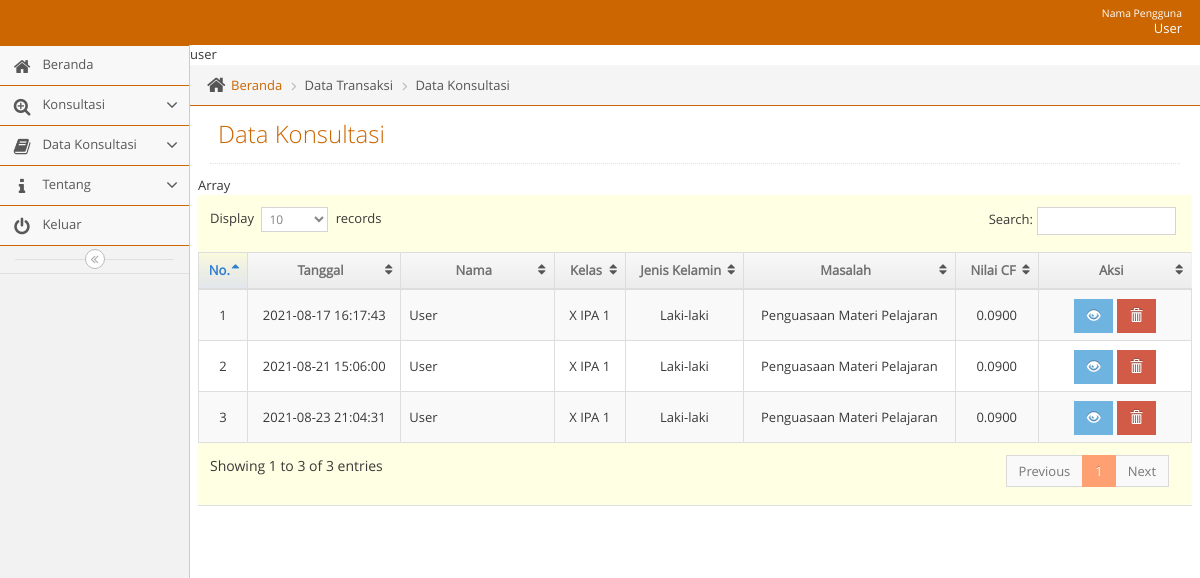
Screenshot of /admin/adminmainapp.php?unit=konsultasi_user&act=datagrid (signed in) with the database file from the repository.
### tables this page shows
CREATE TABLE `t_user` (
  `id_user` int(11) NOT NULL,
  `kode_user` varchar(11) NOT NULL,
  `nama_siswa` varchar(100) NOT NULL,
  `nama_pengguna` varchar(20) NOT NULL,
  `kata_sandi` varchar(20) NOT NULL
);

CREATE TABLE `t_hasil` (
  `kode_hasil` int(11) NOT NULL,
  `bidang_masalah` text NOT NULL,
  `item_masalah` text NOT NULL,
  `nilai_cf` varchar(16) NOT NULL,
  `tanggal` datetime NOT NULL,
  `hasil_id` varchar(11) NOT NULL,
  `kode_siswa` varchar(11) NOT NULL
);

CREATE TABLE `t_siswa` (
  `id_siswa` int(11) NOT NULL,
  `kode_siswa` varchar(11) NOT NULL,
  `nama_siswa` varchar(100) NOT NULL,
  `jenis_kelamin` enum('Laki-laki','Perempuan') NOT NULL,
  `kelas` varchar(10) NOT NULL
);

CREATE TABLE `t_bidang_masalah` (
  `id_bidang_masalah` int(11) NOT NULL,
  `kode_bidang_masalah` varchar(5) NOT NULL,
  `nama_bidang_masalah` varchar(100) NOT NULL,
  `detail_bidang_masalah` varchar(1000) NOT NULL,
  `layanan` varchar(1000) NOT NULL,
  `detail_layanan` varchar(1000) NOT NULL
);

### admin/unit/konsultasi_user.php (the view, shortened to what this page needs)
<?php
  echo($_SESSION['nama_siswa']);
  $act = $_GET['act'];
  switch($act){
    case "datagrid":
?>
<?php
include("../admin/leftbar.php");
?>
<div class="main-content">
  <div class="main-content-inner">
    <div class="breadcrumbs ace-save-state" id="breadcrumbs">
      <ul class="breadcrumb">
        <li>
          <i class="ace-icon fa fa-home home-icon"></i>
          <a href="adminmainapp.php?unit=dashboard">Beranda</a>
        </li>
        <li>Data Transaksi</li>
        <li>Data Konsultasi</li>
      </ul>
    </div>
    <div class="page-content">
      <div class="page-header">
        <h1>Data Konsultasi</h1>
      </div>
      <div class="row">
        <div class="col-xs-12">
          <div class="row">
            <div class="box box-primary">
              <div class="box-body table-responsive padding">
                <table id="datatable" class="table table-striped table-bordered table-hover">
                  <thead>
                    <tr>
                      <th style="text-align: center; width: 6%">No.</th>
                      <th style="text-align: center; width: 15%">Tanggal</th>
                      <th style="text-align: center; width: 15%">Nama</th>
                      <th style="text-align: center; width: 8%">Kelas</th>
                      <th style="text-align: center; width: 12%">Jenis Kelamin</th>
                      <th style="text-align: center; width: 20%">Masalah</th>
                      <th style="text-align: center; width: 9%">Nilai CF</th>
                      <th style="text-align: center; width: 15%">Aksi</th>
                    </tr>
                  </thead>
                  <tbody>
                    <?php
                    $siswa = $_SESSION['nama_siswa'];
                        $no=1;
                        $qdatagrid ="SELECT t_hasil.kode_hasil, t_hasil.tanggal, t_hasil.nilai_cf, t_hasil.hasil_id,
                                  t_bidang_masalah.kode_bidang_masalah, t_bidang_masalah.nama_bidang_masalah,
                                  t_siswa.kode_siswa, t_siswa.nama_siswa, t_siswa.kelas, t_siswa.jenis_kelamin
                                FROM t_hasil
                                JOIN t_bidang_masalah ON t_hasil.hasil_id = t_bidang_masalah.kode_bidang_masalah
                                JOIN t_siswa ON t_hasil.kode_siswa = t_siswa.kode_siswa
                                WHERE t_siswa.nama_siswa = '$siswa'";
                        $rdatagrid = mysqli_query($mysqli, $qdatagrid);
                        print_r($ddatagrid2);
                        while($ddatagrid=mysqli_fetch_assoc($rdatagrid)) {
                            echo "
                            <tr >
                              <td style= text-align:center;vertical-align:middle >$no</td>
                              <td style= text-align:center;vertical-align:middle>$ddatagrid[tanggal]</td>
                              <td style= text-align:left;vertical-align:middle>".ucwords("$ddatagrid[nama_siswa]")."</td>
                              <td style= text-align:center;vertical-align:middle>$ddatagrid[kelas]</td>
                              <td style= text-align:center;vertical-align:middle>$ddatagrid[jenis_kelamin]</td>
                              <td style= text-align:center;vertical-align:middle>$ddatagrid[nama_bidang_masalah]</td>
                              <td style= text-align:center;vertical-align:middle>$ddatagrid[nilai_cf]</td>
                              <td style=text-align:center;vertical-align:middle>
                                  <a href=?unit=konsultasi_unit&act=detail&kode_hasil=$ddatagrid[kode_hasil] class='btn btn-sm btn-info glyphicon glyphicon-eye-open'></a>
                                  <a href=# class='btn btn-sm btn-danger glyphicon glyphicon-trash' onclick='confirm($ddatagrid[kode_hasil])'></a>
                              </td>
                            </tr>
                            ";
                            $no++;
                          }
                      ?>
                  </tbody>
                </table>
              </div>
            </div>
          </div>
        </div>
      </div>
    </div>
  </div>
</div>
<?php
  include("../admin/footer.php");
?>
</body>
</html>
<?php
  break;
?>
<?php
}

### admin/navbar.php (shortened to what this page needs)
<body class="no-skin">
        <?php
        require_once '../lib/koneksi.php';
        if ($_SESSION['status'] == 'Admin') {
          $qupdate = "SELECT * FROM  t_admin WHERE nama_pengguna = '".$_SESSION['nm_pengguna']."'";
          $rupdate = mysqli_query($mysqli, $qupdate);
          $dupdate = mysqli_fetch_assoc($rupdate);
        }
        else {
          $qupdate = "SELECT * FROM  t_user WHERE nama_pengguna = '".$_SESSION['nm_pengguna']."'";
          $rupdate = mysqli_query($mysqli, $qupdate);
          $dupdate = mysqli_fetch_assoc($rupdate);
        }
        ?>
        <div id="navbar" class="navbar navbar-default ace-save-state" >
          <div class="navbar-container ace-save-state" id="navbar-container">
            <div class="navbar-buttons navbar-header pull-right" role="navigation">
              <ul class="nav ace-nav">
                <li class="light-blue dropdown-modal">
                  <a data-toggle="dropdown" href="#" class="dropdown-toggle" style>
                    <span class="user-info" style="text-align: right"><small>Nama Pengguna</small><?php echo ucwords($dupdate['nama_siswa']); ?></span>
                  </a>
                </li>
              </ul>
            </div>
        </div>
    </div>

### css/tentang/style.css (style rules this page uses)
html { font-family:sans-serif; -ms-text-size-adjust:100%; -webkit-text-size-adjust:100% }
body { margin:0 }
a { background-color:transparent }
h1 { font-size:2em; margin:.67em 0 }
small { font-size:80% }
table { border-collapse:collapse; border-spacing:0 }
td,th { padding:0 }
.border-box,article,body,code,dd,div,dl,dt,fieldset,footer,form,header,html,input[type=email],input[type=password],input[type=tel],input[type=text],input[type=url],li,main,ol,p,pre,section,textarea,ul { box-sizing:border-box }

### rows the page displays
t_user: nama_siswa "User"
t_hasil: tanggal "2021-08-17 16:17:43", t_siswa.nama_siswa "User", t_siswa.kelas "X IPA 1", t_siswa.jenis_kelamin "Laki-laki", t_bidang_masalah.nama_bidang_masalah "Penguasaan Materi Pelajaran", nilai_cf "0.0900"
t_hasil: tanggal "2021-08-21 15:06:00", t_siswa.nama_siswa "User", t_siswa.kelas "X IPA 1", t_siswa.jenis_kelamin "Laki-laki", t_bidang_masalah.nama_bidang_masalah "Penguasaan Materi Pelajaran", nilai_cf "0.0900"
t_hasil: tanggal "2021-08-23 21:04:31", t_siswa.nama_siswa "User", t_siswa.kelas "X IPA 1", t_siswa.jenis_kelamin "Laki-laki", t_bidang_masalah.nama_bidang_masalah "Penguasaan Materi Pelajaran", nilai_cf "0.0900"

### other values shown
$_SESSION['nama_siswa'] "user"
